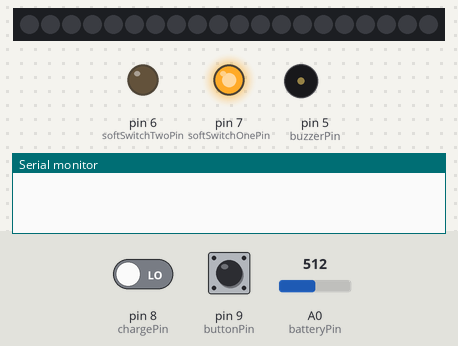
Bench run of a program on a simulated Arduino Micro, built with avr-gcc and run on an emulated ATmega32U4. Shown: 20 RGB LEDs in strip order, left to right, output pins drawn as LEDs (lit = HIGH), buzzer (waves = sounding), the last lines printed to the serial monitor. Inputs (shaded band) come from the test bench; at power-on: pin 8 (chargePin) LOW, A0 (batteryPin) = 512, pin 9 (buttonPin) LOW. Dim RGB values are drawn brighter than linear.

Above: at 1.2 s.
1.3 s: pin 8 (chargePin) driven HIGH
At 2.11 s:
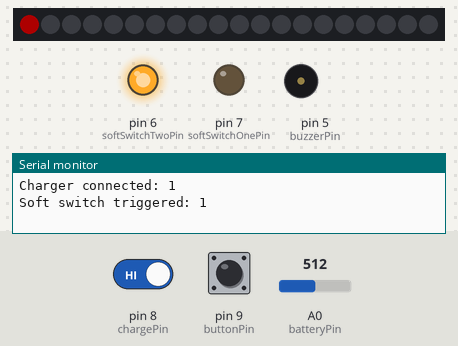
3.6 s: A0 (batteryPin) set to 1023
At 4.5 s:
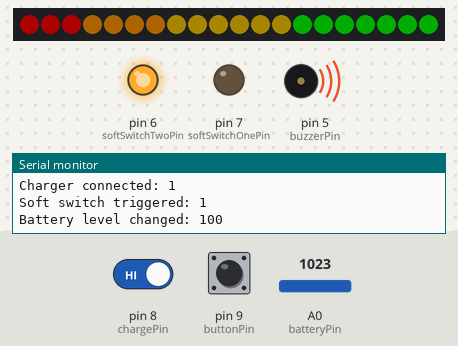
6.2 s: pin 9 (buttonPin) pulled HIGH for 3.2 s
10.0 s: pin 8 (chargePin) driven LOW
At 12.9 s:
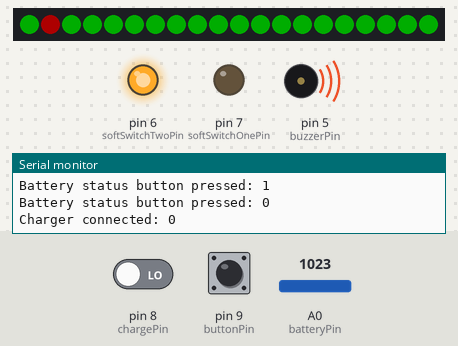
13.0 s: pin 9 (buttonPin) pulled HIGH for 1 s
14.6 s: pin 8 (chargePin) driven HIGH
At 15.8 s:
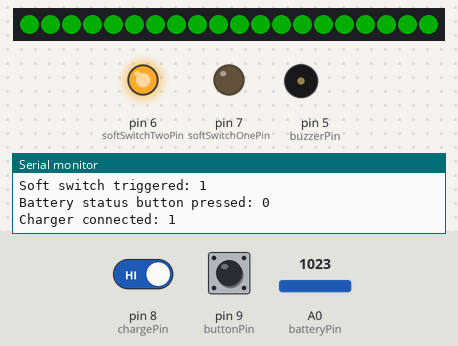
Timing chart, 0 to 17.6 s (numbered marks = the images above; inputs shaded):
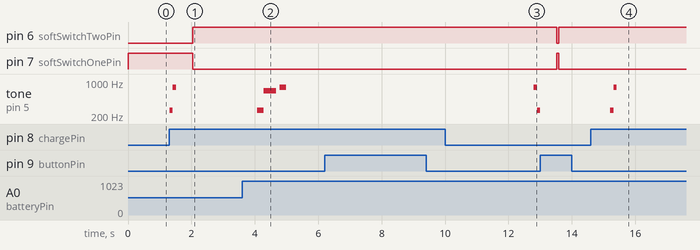

Measured:
- after the input at 1.3 s, pin 6 (softSwitchTwoPin): LOW → HIGH after 0.74 s; pin 7 (softSwitchOnePin): HIGH → LOW after 0.74 s; tone on pin 5 (buzzerPin): silent → 262 Hz at once, → 784 Hz 0.10 s later, → silent 0.10 s later; the LEDs: change after 0.76 s (image 1)
- after the input at 3.6 s, tone on pin 5 (buzzerPin): plays 262 Hz for 0.20 s, 659 Hz for 0.40 s, 784 Hz for 0.20 s, starting after 0.48 s
- after the input at 10.0 s, tone on pin 5 (buzzerPin): silent → 784 Hz after 2.8 s, → 262 Hz 0.10 s later
- after the input at 14.6 s, pin 6 (softSwitchTwoPin): stays HIGH (without the input it goes to LOW after 0.64 s); pin 7 (softSwitchOnePin): stays LOW (without the input it goes to HIGH after 0.64 s); tone on pin 5 (buzzerPin): silent → 262 Hz after 0.61 s, → 784 Hz 0.10 s later, → silent 0.10 s later
- what the display in image 2 shows lasts 1.5 s, from 4.0 s to 5.5 s

The program:

main.cpp
```cpp
// NeoPixel test program showing use of the WHITE channel for RGBW
// pixels only (won't look correct on regular RGB NeoPixel strips).

#include <Arduino.h>
#include "InputManager.h"
#include "LEDManager.h"
#include "SoundManager.h"

#ifdef __AVR__
#include <avr/power.h> // Required for 16 MHz Adafruit Trinket
#endif

// Which pin on the Arduino is connected to the NeoPixels?
// On a Trinket or Gemma we suggest changing this to 1:

// InputManager inputManager;
// LEDManager ledManager;

#define buttonPin 9        // the number of the pushbutton pin
#define batteryPin A0      // the number of the battery pin
#define chargePin 8        // the number of the charge pin
#define buzzerPin 5        // the number of the buzzer pin
#define ledPin 4           // the number of the led pin
#define ledCount 20        // the number of LEDs
#define brightness 50      // the brightness of the LEDs
#define softSwitchOnePin 7 // the number of the soft switch one pin
#define softSwitchTwoPin 6 // the number of the soft switch two pin

void setup()
{
    // These lines are specifically to support the Adafruit Trinket 5V 16 MHz.
    // Any other board, you can remove this part (but no harm leaving it):
#if defined(__AVR_ATtiny85__) && (F_CPU == 16000000)
    clock_prescale_set(clock_div_1);
#endif

    Serial.begin(9600);
    inputManager.setUavStatusTriggerPin(softSwitchOnePin);
    inputManager.setBatteryStatusTriggerPin(softSwitchTwoPin);
    inputManager.setBatteryMax(27.20);
    inputManager.setBatteryMin(20.0);
    inputManager.setBatteryWarningLevel(25.8);
    inputManager.setBatteryCriticalLevel(24.0);
    inputManager.begin(chargePin, buttonPin, batteryPin);
    ledManager.begin(ledPin, ledCount, NEO_GRB + NEO_KHZ800, brightness);
    soundManager.begin(buzzerPin);
    inputManager.setChargerConnectionListener([](bool connected)
                                              { Serial.println("Charger connected: " + String(connected));
                                              if(connected)
                                                {
                                                    soundManager.chargerConnected();
                                                    ledManager.setChargingMode();
                                                }
                                                else
                                                {
                                                    ledManager.unsetChargingMode();
                                                    soundManager.chargerDisconnected();
                                                } });
    inputManager.setBatteryStatusButtonListener([](bool pressed)
                                                {
                                                    Serial.println("Battery status button pressed: " + String(pressed));
                                                   if(pressed){ ledManager.setBatteryStatusMode();
                                                   } else { ledManager.unsetBatteryStatusMode(); } });
    inputManager.setBatteryWarningListener([]()
                                           { Serial.println("Battery warning");
        if (!inputManager.isCharging())
        {
        soundManager.warning();
        } });
    inputManager.setBatteryCriticalListener([]()
                                            {
                                                //  Serial.println("Battery critical");
                                                // if (!inputManager.isCharging()){
                                                //     soundManager.alert();
                                                // }
                                            });
    inputManager.setBatteryLevelChangeListener([](int level)
                                               { Serial.println("Battery level changed: " + String(level));
                                                ledManager.setBatteryStatus(level);
                                                if (inputManager.isCharging() && level == 100)
                                                {
                                                    soundManager.batteryFull();
                                                } });
    inputManager.setSoftSwitchTriggerChangeListener([](int triggered)
                                                    {
                                                        Serial.println("Soft switch triggered: " + String(triggered));
                                                        ledManager.clearAll(); });
}

void loop()
{
    inputManager.work();
    ledManager.work();
    soundManager.work();
}
```
